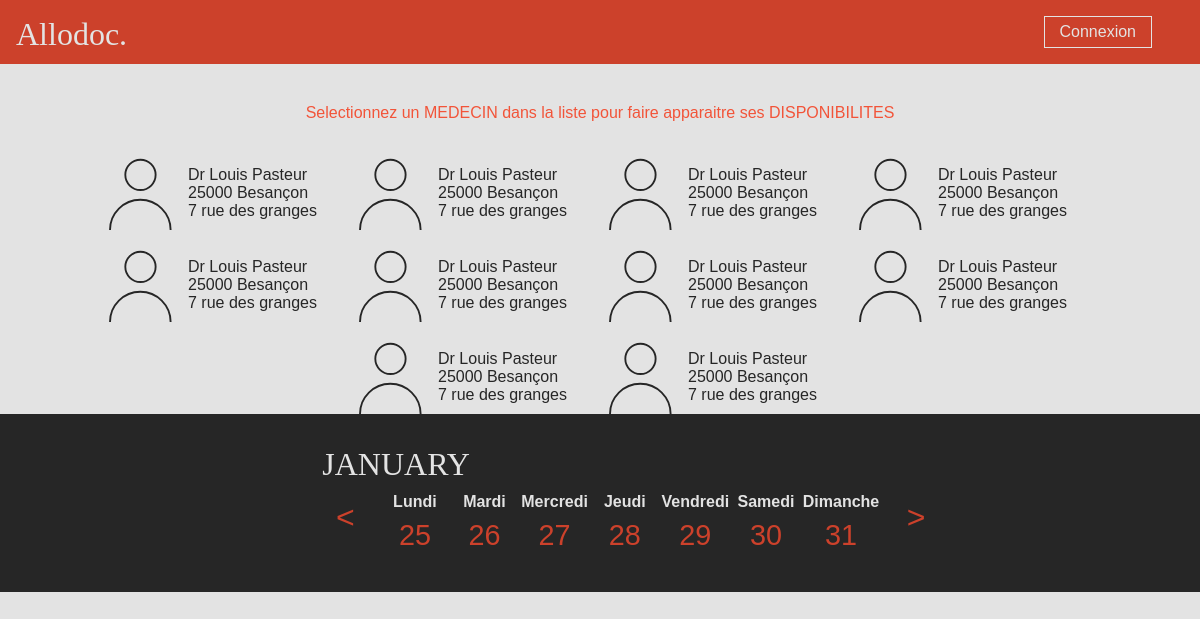
Page /index.php?d=1453680000& on the committed database.
### tables this page shows
CREATE TABLE `MEDECIN` (
  `m_id` int(8) NOT NULL,
  `m_nom` varchar(30) NOT NULL,
  `m_prenom` varchar(30) NOT NULL,
  `m_ville` varchar(30) NOT NULL,
  `m_cp` int(6) NOT NULL,
  `m_adresse` varchar(100) NOT NULL,
  `m_telephone` int(11) NOT NULL
);

### includes/calendar.php (the view, shortened to what this page needs)
<?php
function calendarHead($dates){
	$strDays = ['Lundi','Mardi','Mercredi','Jeudi','Vendredi','Samedi','Dimanche'];
	$strMonth = ' '.date('F',$dates[0]);
	echo '<div id="calendar">';
	echo '<table>';
	echo 	'<caption>'.strtoupper($strMonth).'</caption>';
	echo 		'<thead class = "calendar-head">';
	echo 			'<tr>';
	$lastWeek = $dates[0] - (7*3600*24);
	$nextWeek = $dates[0] + (7*3600*24);
	echo '<th>';
		echo '<a class ="pastWeek" href="'.$_SERVER['PHP_SELF'].'?d='.$lastWeek.'&amp"><</a>';
	echo '</th>';
	for($i=0;$i<7;$i++){
		echo '<th>'.$strDays[$i].'<br><p>'.date('d',$dates[$i]).'</p></th>';
	}
		echo '<th>';
			echo '<a class ="nextWeek" href="'.$_SERVER['PHP_SELF'].'?d='.$nextWeek.'&amp">></a>';
		echo '</th>';
	echo 			'</tr>';
	echo 		'</thead>';
}
function displayCalendarWeek($_fDay = null)
{
	$dates = array();
	for($i=0; $i<7; $i++)
	{
		$dates[$i] = $_fDay + ($i*3600*24);
	}
	calendarHead($dates);
	echo '<tbody class = "calendar-body">';
	echo 	'<tr>';
	foreach($dates as $_d)
	{
		echo'<td>';
		echo '</td>';
	}
	echo 	'</tr>';
	echo '</tbody>';
	echo '</table>';
	echo '</div>';
}
function getMedecin($id){
	$result = array();
	$sql = '
		SELECT m_nom , m_prenom , m_ville , m_cp , m_adresse
		FROM MEDECIN
		WHERE m_id = '.$id.'
	';
	$querry = mysql_query($sql) or die("Une requête à échouée.");
	while ($row = mysql_fetch_assoc($querry))
	{
		$result = $row;
	}
	return $result;
}
function displayMedecin()
{
	$id = 1;
	$medecin = getMedecin($id);
	echo '<a href="#"><div class = "vignetteMedecin">';
	echo '<img src="./img/icnMedecin.svg" class ="icnMedecin">';
	echo '<p>Dr '.$medecin['m_prenom'].' '.$medecin['m_nom'].'<br>'.$medecin['m_cp'].' '.utf8_encode($medecin['m_ville']).
		'<br>'.$medecin['m_adresse'].'</p>';
	echo '</div></a>';
}
?>

### index.php (shortened to what this page needs)
<?php
	require_once 'includes/displayPage.php';
?>
<!DOCTYPE html PUBLIC "-//W3C//DTD XHTML 1.0 Strict//EN" "http://www.w3.org/TR/xhtml1/DTD/xhtml1-strict.dtd">
<html xmlns="http://www.w3.org/1999/xhtml" xml:lang="fr-FR">
<head>
	<link rel="stylesheet" type="text/css" href="stylesheets/calendar.css" media="screen" />
</head>
<?php
	$day = null;
	if ( isset ($_GET['d']) )
	{
		$day = $_GET['d'];
	}
	echo '<body onload = "codeAddress()">';
		echo '<section>';
			echo '<div id ="blocMedecins">';
			echo '<p>Selectionnez un MEDECIN dans la liste pour faire apparaitre ses DISPONIBILITES</p>';
			for($i=0;$i<10;$i++){
				displayMedecin();
			}
			echo '</div>';
			displayCalendarWeek($day);
		echo '</section>';
?>
		<div id="map"></div>
<?php
	echo '</body>';
?>
</html>

### stylesheets/calendar.css (style rules this page uses)
body { background-color: #e3e3e3; margin:0; padding:0; width: 100%; }
section { position: relative; display: inline-block; background-color: #262626; color:#F25439; font: 1em "Helvetica",courier; font-weight: lighter; text-align: left; }
#map { position: absolute; height: 260px; width: 100%; }
.nextWeek { text-decoration:none; font: 2em "Helvetica"; color:#CC412B; }
.pastWeek { text-decoration:none; font: 2em "Helvetica"; color:#CC412B; }
#calendar { position: relative; margin-top: 2em; max-width: 600px; margin-left: auto; margin-right: auto; margin-bottom: 2em; font: 1em "Helvetica", Courier, monospace; padding-left: 1em; border-left: 0.2em solid #262626; }
caption { color: #e3e3e3; font: 2em "Otama"; text-align: left; padding-left: 0.4em; }
.calendar-head { color:#e3e3e3; margin: 0; padding: 0; }
.calendar-head th { min-width:4.1em; text-align: center; line-height: 2em; }
.calendar-head p { font: 1.8em "Helvetica"; line-height: 1.2em; color: #CC412B; padding: 0; margin:0; }
.calendar-body { vertical-align: top; text-align: center; }
#blocMedecins { position: relative; background-color: #e3e3e3; height:auto; padding-top:2%; overflow: hidden; text-align:center; }
.icnMedecin { float:left; height: 80px; width: 80px; }
.vignetteMedecin { transition: all 0.4s ease 0s; font : 1em "Helvetica"; color: #262626; background-color: #e3e3e3; display: inline-block; vertical-align:middle; margin-top:1%; overflow: hidden; width:250px; height:80px; }
.vignetteMedecin p { padding-left:0.5em; float:left; text-align:left; }

### rows in the picture
medecin: m_prenom "Louis", m_nom "Pasteur", m_cp "25000", m_ville "Besançon", m_adresse "7 rue des granges"

### other values in the picture
$strMonth "JANUARY"
$strDays[$i] "Lundi"
date('d',$dates[$i]) "25"
$strDays[$i] "Mardi"
date('d',$dates[$i]) "26"
$strDays[$i] "Mercredi"
date('d',$dates[$i]) "27"
$strDays[$i] "Jeudi"
date('d',$dates[$i]) "28"
$strDays[$i] "Vendredi"
date('d',$dates[$i]) "29"
$strDays[$i] "Samedi"
date('d',$dates[$i]) "30"
$strDays[$i] "Dimanche"
date('d',$dates[$i]) "31"
